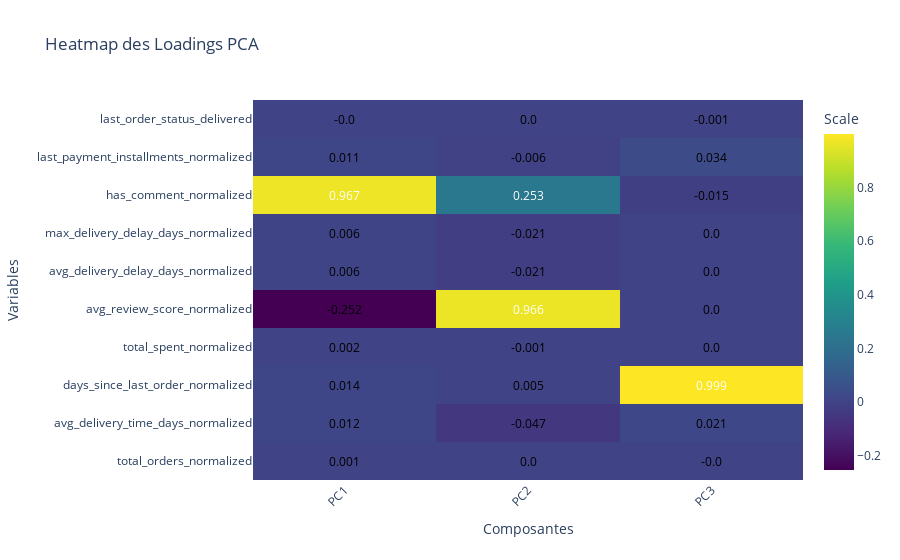

This figure's notebook cell:
### Code cell
import plotly.graph_objects as go

# Supposons que 'loadings' est votre DataFrame
# Conversion de 'loadings' en une matrice si ce n'est pas déjà le cas
# loadings_matrix = loadings.values si 'loadings' est un DataFrame

# Création de la heatmap
fig = go.Figure(data=go.Heatmap(
    z=loadings,  # Utiliser loadings_matrix si nécessaire
    x=loadings.columns,  # Les étiquettes des colonnes pour l'axe X
    y=loadings.index,  # Les étiquettes des lignes pour l'axe Y
    colorscale='Viridis',  # Palette de couleurs
    colorbar=dict(title='Scale'),  # Titre de la barre de couleur
))

# Générer des annotations pour chaque valeur dans la heatmap
annotations = []
for i, row in enumerate(loadings.index):
    for j, col in enumerate(loadings.columns):
        annotations.append(
            dict(
                x=col, y=row,
                text=str(loadings.loc[row, col].round(3)),  # Arrondi à 3 décimales
                xref='x1', yref='y1',
                font=dict(color="white" if loadings.loc[row, col] > loadings.values.mean() else "black", size=12),
                showarrow=False)
        )

# Ajouter les annotations au layout
fig.update_layout(
    annotations=annotations,
    title='Heatmap des Loadings PCA',
    xaxis=dict(title='Composantes'),
    yaxis=dict(title='Variables'),
    xaxis_tickangle=-45
)

fig.show()

### Figure 1 — Plotly figure (JSON) as saved in the notebook; plotly's stock layout.template omitted (floating-point values rounded to 4 significant figures)
{"data": [{"colorbar": {"title": {"text": "Scale"}}, "colorscale": [[0, "#440154"], [0.1111, "#482878"], [0.2222, "#3e4989"], [0.3333, "#31688e"], [0.4444, "#26828e"], [0.5556, "#1f9e89"], [0.6667, "#35b779"], [0.7778, "#6ece58"], [0.8889, "#b5de2b"], [1, "#fde725"]], "type": "heatmap", "x": ["PC1", "PC2", "PC3"], "y": ["total_orders_normalized", "avg_delivery_time_days_normalized", "days_since_last_order_normalized", "total_spent_normalized", "avg_review_score_normalized", "avg_delivery_delay_days_normalized", "max_delivery_delay_days_normalized", "has_comment_normalized", "last_payment_installments_normalized", "last_order_status_delivered"], "z": [[0.0005098, 0.0004375, -0.0001995], [0.01242, -0.04697, 0.02074], [0.01394, 0.004586, 0.9991], [0.001576, -0.001415, 0.0002343], [-0.2523, 0.9659, 0.0003938], [0.005682, -0.02066, 0.0003975], [0.005743, -0.02077, 0.0003575], [0.9674, 0.2528, -0.01497], [0.01145, -0.005516, 0.03415], [-0.0001811, 0.0002539, -0.0006873]]}], "layout": {"annotations": [{"font": {"color": "black", "size": 12}, "showarrow": false, "text": "0.001", "x": "PC1", "xref": "x", "y": "total_orders_normalized", "yref": "y"}, {"font": {"color": "black", "size": 12}, "showarrow": false, "text": "0.0", "x": "PC2", "xref": "x", "y": "total_orders_normalized", "yref": "y"}, {"font": {"color": "black", "size": 12}, "showarrow": false, "text": "-0.0", "x": "PC3", "xref": "x", "y": "total_orders_normalized", "yref": "y"}, {"font": {"color": "black", "size": 12}, "showarrow": false, "text": "0.012", "x": "PC1", "xref": "x", "y": "avg_delivery_time_days_normalized", "yref": "y"}, {"font": {"color": "black", "size": 12}, "showarrow": false, "text": "-0.047", "x": "PC2", "xref": "x", "y": "avg_delivery_time_days_normalized", "yref": "y"}, {"font": {"color": "black", "size": 12}, "showarrow": false, "text": "0.021", "x": "PC3", "xref": "x", "y": "avg_delivery_time_days_normalized", "yref": "y"}, {"font": {"color": "black", "size": 12}, "showarrow": false, "text": "0.014", "x": "PC1", "xref": "x", "y": "days_since_last_order_normalized", "yref": "y"}, {"font": {"color": "black", "size": 12}, "showarrow": false, "text": "0.005", "x": "PC2", "xref": "x", "y": "days_since_last_order_normalized", "yref": "y"}, {"font": {"color": "white", "size": 12}, "showarrow": false, "text": "0.999", "x": "PC3", "xref": "x", "y": "days_since_last_order_normalized", "yref": "y"}, {"font": {"color": "black", "size": 12}, "showarrow": false, "text": "0.002", "x": "PC1", "xref": "x", "y": "total_spent_normalized", "yref": "y"}, {"font": {"color": "black", "size": 12}, "showarrow": false, "text": "-0.001", "x": "PC2", "xref": "x", "y": "total_spent_normalized", "yref": "y"}, {"font": {"color": "black", "size": 12}, "showarrow": false, "text": "0.0", "x": "PC3", "xref": "x", "y": "total_spent_normalized", "yref": "y"}, {"font": {"color": "black", "size": 12}, "showarrow": false, "text": "-0.252", "x": "PC1", "xref": "x", "y": "avg_review_score_normalized", "yref": "y"}, {"font": {"color": "white", "size": 12}, "showarrow": false, "text": "0.966", "x": "PC2", "xref": "x", "y": "avg_review_score_normalized", "yref": "y"}, {"font": {"color": "black", "size": 12}, "showarrow": false, "text": "0.0", "x": "PC3", "xref": "x", "y": "avg_review_score_normalized", "yref": "y"}, {"font": {"color": "black", "size": 12}, "showarrow": false, "text": "0.006", "x": "PC1", "xref": "x", "y": "avg_delivery_delay_days_normalized", "yref": "y"}, {"font": {"color": "black", "size": 12}, "showarrow": false, "text": "-0.021", "x": "PC2", "xref": "x", "y": "avg_delivery_delay_days_normalized", "yref": "y"}, {"font": {"color": "black", "size": 12}, "showarrow": false, "text": "0.0", "x": "PC3", "xref": "x", "y": "avg_delivery_delay_days_normalized", "yref": "y"}, {"font": {"color": "black", "size": 12}, "showarrow": false, "text": "0.006", "x": "PC1", "xref": "x", "y": "max_delivery_delay_days_normalized", "yref": "y"}, {"font": {"color": "black", "size": 12}, "showarrow": false, "text": "-0.021", "x": "PC2", "xref": "x", "y": "max_delivery_delay_days_normalized", "yref": "y"}, {"font": {"color": "black", "size": 12}, "showarrow": false, "text": "0.0", "x": "PC3", "xref": "x", "y": "max_delivery_delay_days_normalized", "yref": "y"}, {"font": {"color": "white", "size": 12}, "showarrow": false, "text": "0.967", "x": "PC1", "xref": "x", "y": "has_comment_normalized", "yref": "y"}, {"font": {"color": "white", "size": 12}, "showarrow": false, "text": "0.253", "x": "PC2", "xref": "x", "y": "has_comment_normalized", "yref": "y"}, {"font": {"color": "black", "size": 12}, "showarrow": false, "text": "-0.015", "x": "PC3", "xref": "x", "y": "has_comment_normalized", "yref": "y"}, {"font": {"color": "black", "size": 12}, "showarrow": false, "text": "0.011", "x": "PC1", "xref": "x", "y": "last_payment_installments_normalized", "yref": "y"}, {"font": {"color": "black", "size": 12}, "showarrow": false, "text": "-0.006", "x": "PC2", "xref": "x", "y": "last_payment_installments_normalized", "yref": "y"}, {"font": {"color": "black", "size": 12}, "showarrow": false, "text": "0.034", "x": "PC3", "xref": "x", "y": "last_payment_installments_normalized", "yref": "y"}, {"font": {"color": "black", "size": 12}, "showarrow": false, "text": "-0.0", "x": "PC1", "xref": "x", "y": "last_order_status_delivered", "yref": "y"}, {"font": {"color": "black", "size": 12}, "showarrow": false, "text": "0.0", "x": "PC2", "xref": "x", "y": "last_order_status_delivered", "yref": "y"}, {"font": {"color": "black", "size": 12}, "showarrow": false, "text": "-0.001", "x": "PC3", "xref": "x", "y": "last_order_status_delivered", "yref": "y"}], "title": {"text": "Heatmap des Loadings PCA"}, "xaxis": {"tickangle": -45, "title": {"text": "Composantes"}}, "yaxis": {"title": {"text": "Variables"}}}}
